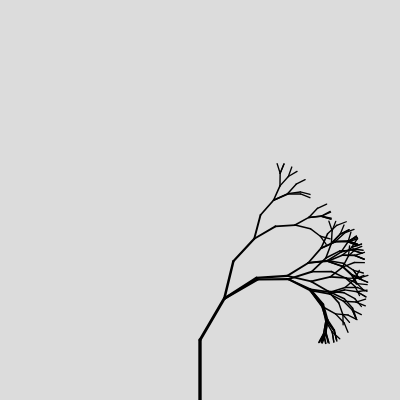
Frame 1 (no input)
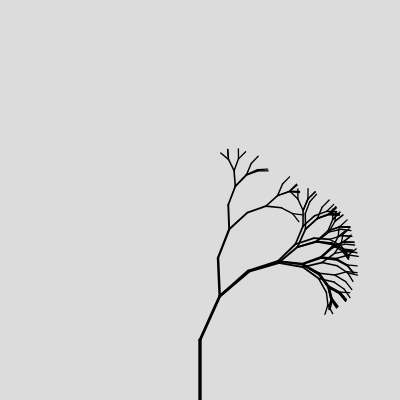
Frame 60 (no input)
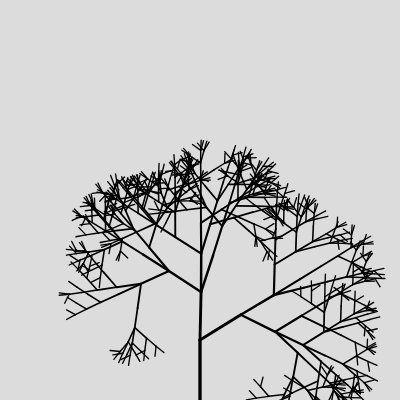
Frame 120 (the mouse pressed at the canvas centre since frame 60)

The p5.js sketch that drew these frames (run headless with seeded random() and noise() and a simulated clock; from frame 60 on, the mouse is pressed at the canvas centre):

// p5.js sketch
// ── sketch.js
// exercise: 9
// goal: make a plant getting bllown by the wind (:
// this is an extra example I wanted to work through from chapter 0
// date: 2026-10-18

// perlin noise variables
let yoff = 0;

// seed to control tree randomness
let seed = 5;

function setup() {
  createCanvas(400, 400);
}

function draw() {
  background(220);
  fill(0);

  stroke(0);

  // draw the tree from the ground up
  translate(width / 2, height);

  // use the noise to move along
  yoff += 0.005;

  randomSeed(seed);

  // recursive branhing
  branch(60, 0);
}

function branch(h, xoff) {
  // thickness of the branch is mapped to length
  let sw = map(h, 2, 100, 1, 5);
  strokeWeight(sw);

  // draw branch
  line(0, 0, 0, -h);

  // move along to the end
  translate(0, -h);

  // each branch gets smaller
  h *= 0.8;

  // move through noise space
  xoff += 0.01;

  if (h > 10) {
    // random num of branches
    let n = floor(random(1, 4));
    for (let i = 0; i < n; i++) {
      // angle controlled by noise
      let theta = map(noise(xoff + i, yoff), 0, 1, -PI / 2, PI / 2);
      if (n % 2 == 0) theta *= -1;

      push();
      rotate(theta);
      branch(h, xoff);
      pop();
    }
  }
} // end of branch

function mousePressed() {
  yoff = random(1000);
  seed = millis();
}
